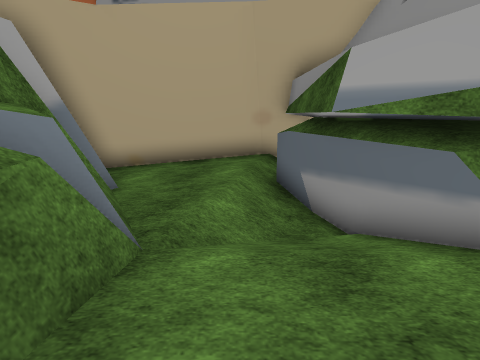
view 1 (above)

14 first-person views from a walk through a scene from a Unity 3-D project. The camera is 1.2 m above the floor, tilts 10° down and sees 75° across. The floor is counted in squares, 1 m on a side. Each view is taken from the middle of a square. On the plan, view 1 faces up. The plan holds only what a view shows up to about 13 squares ahead; the rest is blank. The place goes on beyond the plan. Some surface patterns are stand-ins.

view 2
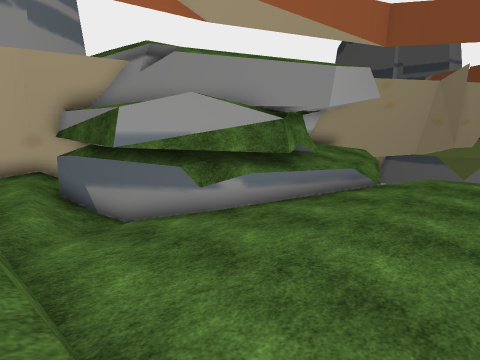

view 3
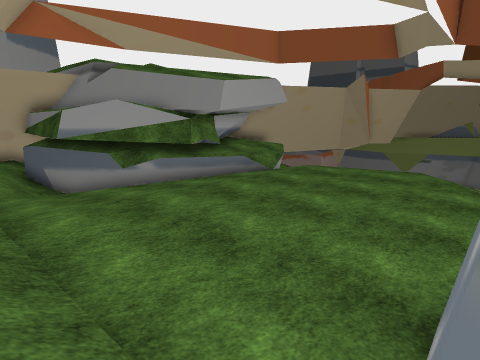

view 4
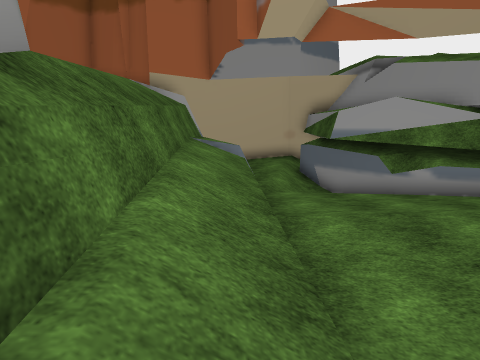

view 5
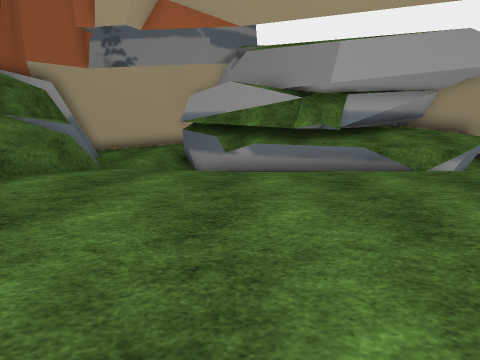

view 6
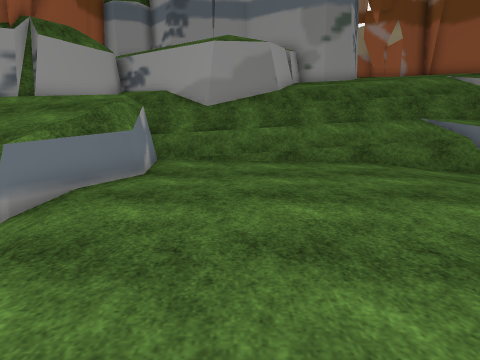

view 7
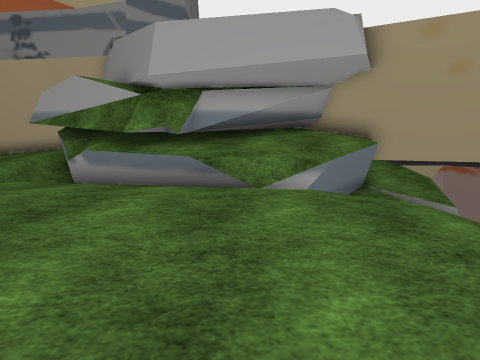

view 8
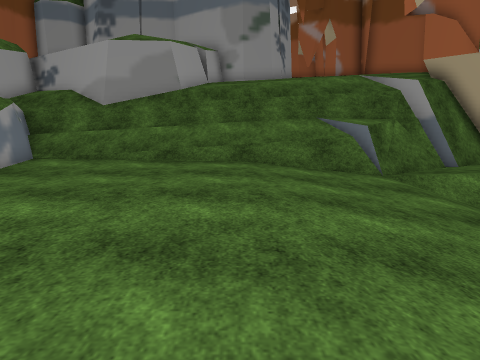

view 9
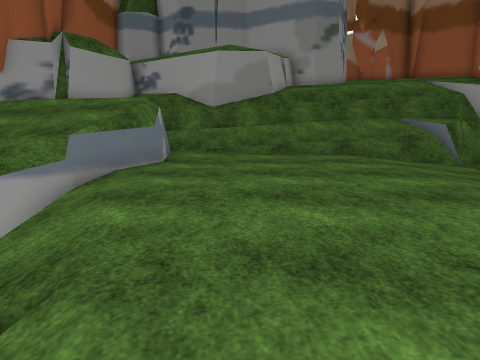

view 10
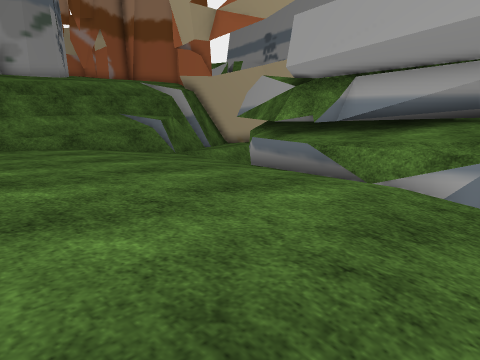

view 11
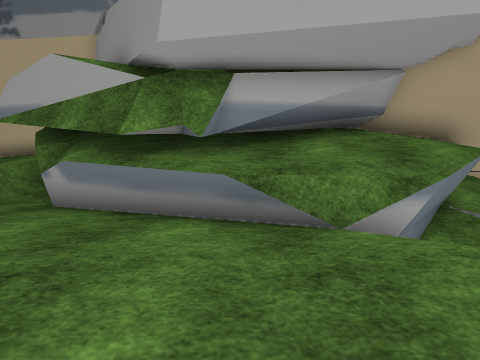

view 12
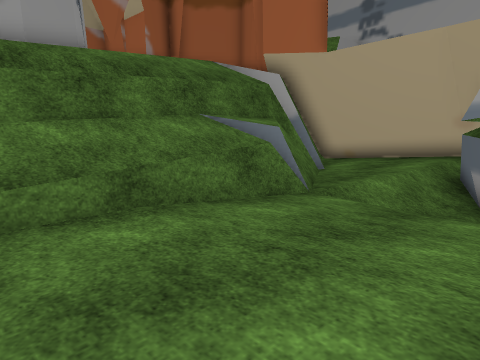

view 13
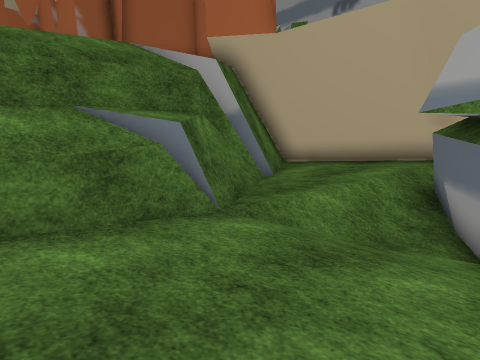

view 14
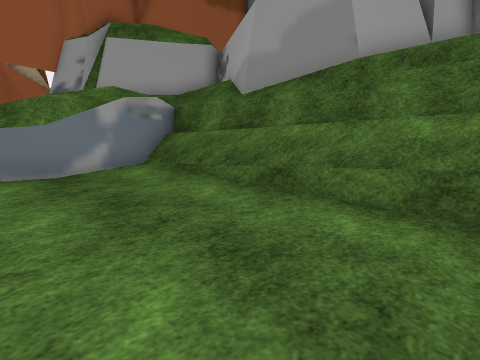

### Floor plan
Key: @ floor where view 1 was taken; # wall or solid block; . main floor; : floor 0.25 m higher than the main floor; - floor 0.25 m lower than the main floor; _ floor 0.5 m lower than the main floor; < floor 0.75 m lower than the main floor; / step, stairs or slope; = window, fence, low wall or low ledge; ^ raised ledge; v drop or lower ground.
Columns run from 4 left of view 1 to 14 right of it. Each row starts with its distance up from view 1.
 10 ######
  9 #--..#
  8 #--./##
  7 ##--//#
  6 ##--//##      #####
  5  ##///<##   ####^^#
  4  ##////#######^^^#
  3  ##/---_-=##^^^^^#
  2 ###----//-##====#
  1 #//..-////..../
  0 #//.@..........//
 -1 ##/..............
 -2 ##/............./
 -3  #/ ............/
 -4  #/v....::::::::/
 -5  #/ .....:::::://
 -6  #//:.....:::://
 -7  #//:.....://#
 -8  #/#####////
 -9  ###  ##=
-10        ###

Where each view was taken, in squares from view 1:
view 1: 0 up, 0 right, facing up
view 2: 3 down, 2 left, facing up-right
view 3: 8 down, 2 left, facing up-right
view 4: 7 down, 2 left, facing up
view 5: 8 down, 4 right, facing up
view 6: 5 down, 9 right, facing left
view 7: 6 down, 9 right, facing up
view 8: 1 down, 9 right, facing left
view 9: 5 down, 11 right, facing left
view 10: 5 down, 12 right, facing up-left
view 11: 3 down, 8 right, facing up
view 12: 3 down, 3 right, facing up-left
view 13: 0 up, 3 right, facing up-left
view 14: 0 up, 3 right, facing down-left
